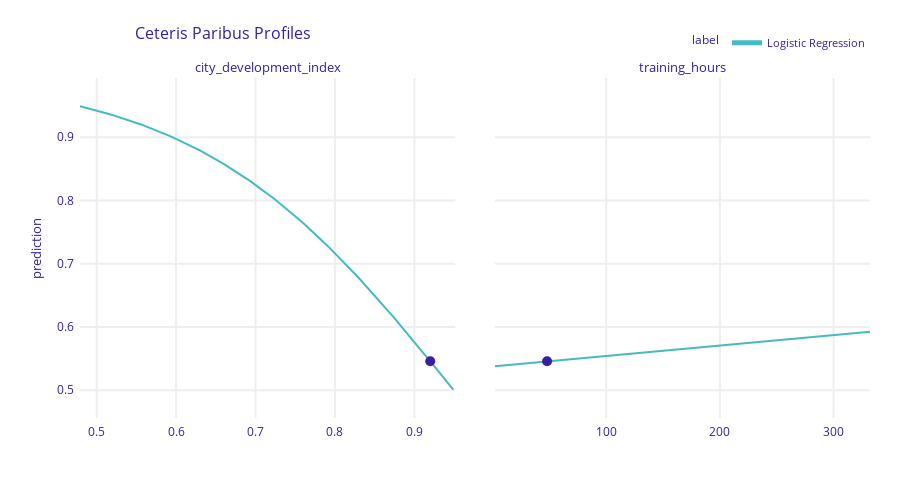
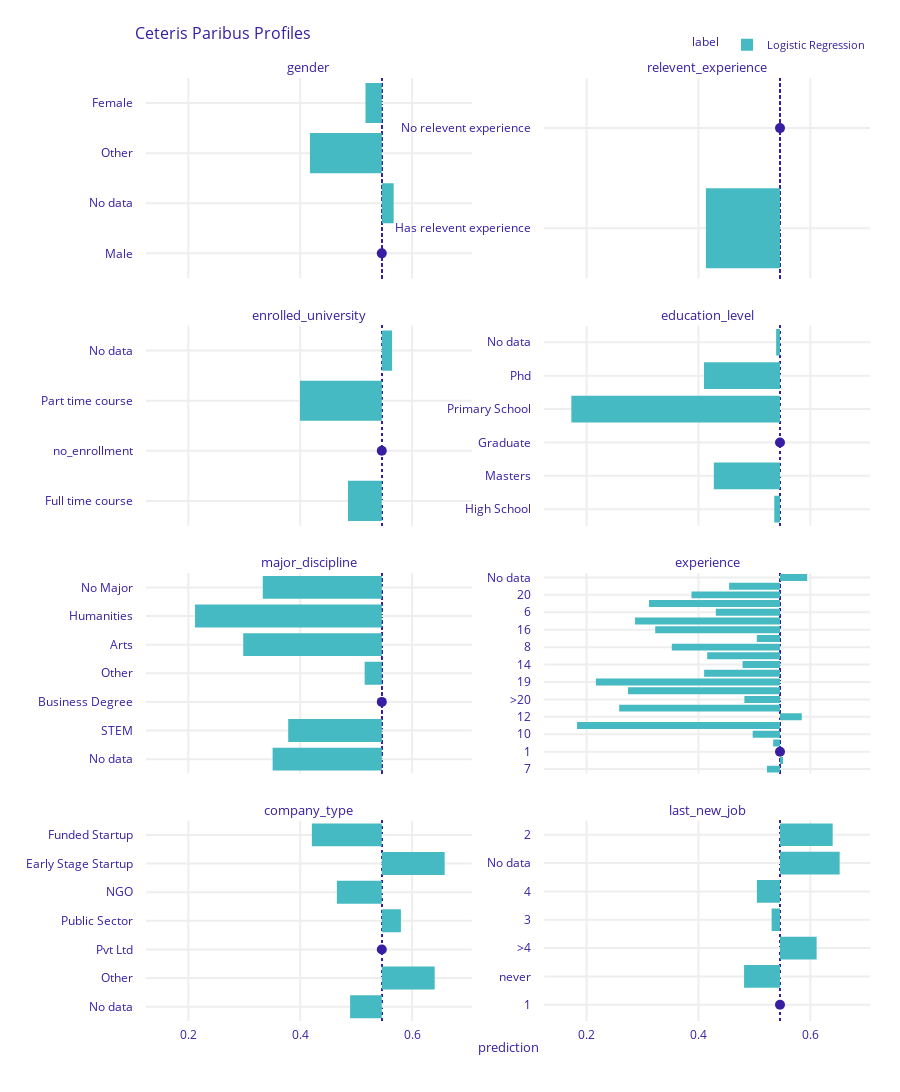

Notebook code for these charts, in order:
### Markdown cell above
Profile ceteris-paribus (PCP)

### Code cell
exp = dx.Explainer(model, X_train, y_train, label="Logistic Regression")

obs = X_train.iloc[2]

pcp = exp.predict_profile(obs)

pcp.plot(variables=["city_development_index", "training_hours"])

pcp.plot(variables=["gender", "relevent_experience", "enrolled_university", "education_level", "major_discipline", "experience", "comapny_size", "company_type", "last_new_job"], variable_type = "categorical")
